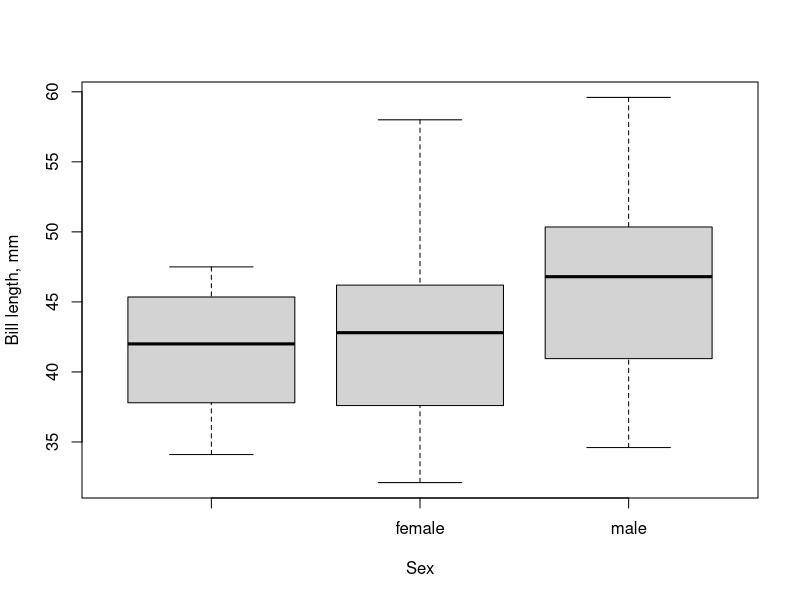

The R script that drew this image:
## ---- chunk 1
data <- read.csv("data/penguins.csv")

x <- data$bill_len
g <- data$sex

boxplot(x ~ g, xlab = "Sex", ylab = "Bill length, mm")
